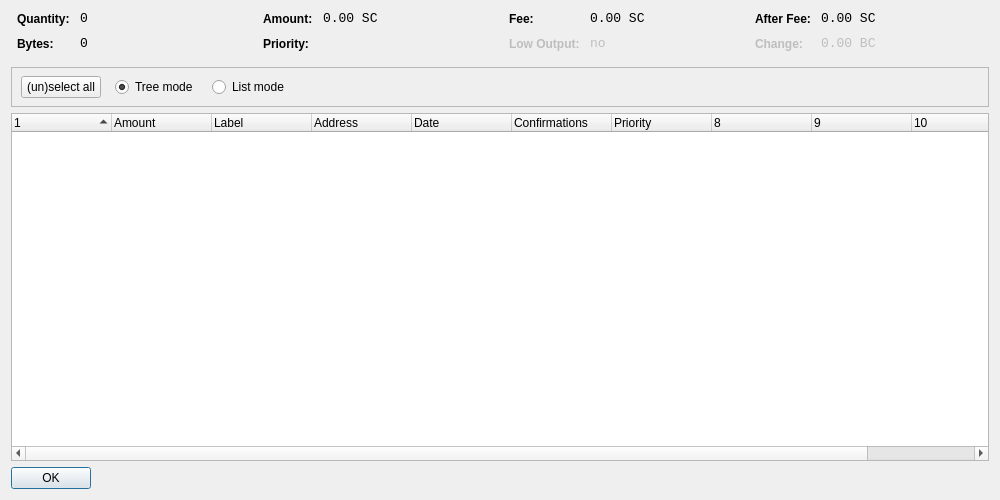
<?xml version="1.0" encoding="UTF-8"?>
<ui version="4.0">
 <class>CoinControlDialog</class>
 <widget class="QDialog" name="CoinControlDialog">
  <property name="geometry">
   <rect>
    <x>0</x>
    <y>0</y>
    <width>1000</width>
    <height>500</height>
   </rect>
  </property>
  <property name="windowTitle">
   <string>Coin Control</string>
  </property>
  <layout class="QVBoxLayout" name="verticalLayout">
   <item>
    <layout class="QHBoxLayout" name="horizontalLayoutTop" stretch="0,0,0,0">
     <property name="topMargin">
      <number>0</number>
     </property>
     <property name="bottomMargin">
      <number>10</number>
     </property>
     <item>
      <layout class="QFormLayout" name="formLayoutCoinControl1">
       <property name="horizontalSpacing">
        <number>10</number>
       </property>
       <property name="verticalSpacing">
        <number>10</number>
       </property>
       <property name="leftMargin">
        <number>6</number>
       </property>
       <property name="rightMargin">
        <number>6</number>
       </property>
       <item row="0" column="0">
        <widget class="QLabel" name="labelCoinControlQuantityText">
         <property name="styleSheet">
          <string notr="true">font-weight:bold;</string>
         </property>
         <property name="text">
          <string>Quantity:</string>
         </property>
        </widget>
       </item>
       <item row="0" column="1">
        <widget class="QLabel" name="labelCoinControlQuantity">
         <property name="font">
          <font>
           <family>Monospace</family>
           <pointsize>10</pointsize>
          </font>
         </property>
         <property name="cursor">
          <cursorShape>IBeamCursor</cursorShape>
         </property>
         <property name="contextMenuPolicy">
          <enum>Qt::ActionsContextMenu</enum>
         </property>
         <property name="text">
          <string notr="true">0</string>
         </property>
         <property name="textInteractionFlags">
          <set>Qt::LinksAccessibleByMouse|Qt::TextSelectableByKeyboard|Qt::TextSelectableByMouse</set>
         </property>
        </widget>
       </item>
       <item row="1" column="0">
        <widget class="QLabel" name="labelCoinControlBytesText">
         <property name="styleSheet">
          <string notr="true">font-weight:bold;</string>
         </property>
         <property name="text">
          <string>Bytes:</string>
         </property>
        </widget>
       </item>
       <item row="1" column="1">
        <widget class="QLabel" name="labelCoinControlBytes">
         <property name="font">
          <font>
           <family>Monospace</family>
           <pointsize>10</pointsize>
          </font>
         </property>
         <property name="cursor">
          <cursorShape>IBeamCursor</cursorShape>
         </property>
         <property name="contextMenuPolicy">
          <enum>Qt::ActionsContextMenu</enum>
         </property>
         <property name="text">
          <string notr="true">0</string>
         </property>
         <property name="textInteractionFlags">
          <set>Qt::LinksAccessibleByMouse|Qt::TextSelectableByKeyboard|Qt::TextSelectableByMouse</set>
         </property>
        </widget>
       </item>
      </layout>
     </item>
     <item>
      <layout class="QFormLayout" name="formLayoutCoinControl2">
       <property name="horizontalSpacing">
        <number>10</number>
       </property>
       <property name="verticalSpacing">
        <number>10</number>
       </property>
       <property name="leftMargin">
        <number>6</number>
       </property>
       <property name="rightMargin">
        <number>6</number>
       </property>
       <item row="0" column="0">
        <widget class="QLabel" name="labelCoinControlAmountText">
         <property name="styleSheet">
          <string notr="true">font-weight:bold;</string>
         </property>
         <property name="text">
          <string>Amount:</string>
         </property>
        </widget>
       </item>
       <item row="0" column="1">
        <widget class="QLabel" name="labelCoinControlAmount">
         <property name="font">
          <font>
           <family>Monospace</family>
           <pointsize>10</pointsize>
          </font>
         </property>
         <property name="cursor">
          <cursorShape>IBeamCursor</cursorShape>
         </property>
         <property name="contextMenuPolicy">
          <enum>Qt::ActionsContextMenu</enum>
         </property>
         <property name="text">
          <string notr="true">0.00 SC</string>
         </property>
         <property name="textInteractionFlags">
          <set>Qt::LinksAccessibleByMouse|Qt::TextSelectableByKeyboard|Qt::TextSelectableByMouse</set>
         </property>
        </widget>
       </item>
       <item row="1" column="0">
        <widget class="QLabel" name="labelCoinControlPriorityText">
         <property name="styleSheet">
          <string notr="true">font-weight:bold;</string>
         </property>
         <property name="text">
          <string>Priority:</string>
         </property>
        </widget>
       </item>
       <item row="1" column="1">
        <widget class="QLabel" name="labelCoinControlPriority">
         <property name="font">
          <font>
           <family>Monospace</family>
           <pointsize>10</pointsize>
          </font>
         </property>
         <property name="cursor">
          <cursorShape>IBeamCursor</cursorShape>
         </property>
         <property name="contextMenuPolicy">
          <enum>Qt::ActionsContextMenu</enum>
         </property>
         <property name="text">
          <string/>
         </property>
         <property name="textInteractionFlags">
          <set>Qt::LinksAccessibleByMouse|Qt::TextSelectableByKeyboard|Qt::TextSelectableByMouse</set>
         </property>
        </widget>
       </item>
      </layout>
     </item>
     <item>
      <layout class="QFormLayout" name="formLayoutCoinControl3">
       <property name="horizontalSpacing">
        <number>10</number>
       </property>
       <property name="verticalSpacing">
        <number>10</number>
       </property>
       <property name="leftMargin">
        <number>6</number>
       </property>
       <property name="rightMargin">
        <number>6</number>
       </property>
       <item row="0" column="0">
        <widget class="QLabel" name="labelCoinControlFeeText">
         <property name="styleSheet">
          <string notr="true">font-weight:bold;</string>
         </property>
         <property name="text">
          <string>Fee:</string>
         </property>
        </widget>
       </item>
       <item row="0" column="1">
        <widget class="QLabel" name="labelCoinControlFee">
         <property name="font">
          <font>
           <family>Monospace</family>
           <pointsize>10</pointsize>
          </font>
         </property>
         <property name="cursor">
          <cursorShape>IBeamCursor</cursorShape>
         </property>
         <property name="contextMenuPolicy">
          <enum>Qt::ActionsContextMenu</enum>
         </property>
         <property name="text">
          <string notr="true">0.00 SC</string>
         </property>
         <property name="textInteractionFlags">
          <set>Qt::LinksAccessibleByMouse|Qt::TextSelectableByKeyboard|Qt::TextSelectableByMouse</set>
         </property>
        </widget>
       </item>
       <item row="1" column="0">
        <widget class="QLabel" name="labelCoinControlLowOutputText">
         <property name="enabled">
          <bool>false</bool>
         </property>
         <property name="styleSheet">
          <string notr="true">font-weight:bold;</string>
         </property>
         <property name="text">
          <string>Low Output:</string>
         </property>
        </widget>
       </item>
       <item row="1" column="1">
        <widget class="QLabel" name="labelCoinControlLowOutput">
         <property name="enabled">
          <bool>false</bool>
         </property>
         <property name="font">
          <font>
           <family>Monospace</family>
           <pointsize>10</pointsize>
          </font>
         </property>
         <property name="cursor">
          <cursorShape>IBeamCursor</cursorShape>
         </property>
         <property name="contextMenuPolicy">
          <enum>Qt::ActionsContextMenu</enum>
         </property>
         <property name="text">
          <string notr="true">no</string>
         </property>
         <property name="textInteractionFlags">
          <set>Qt::LinksAccessibleByMouse|Qt::TextSelectableByKeyboard|Qt::TextSelectableByMouse</set>
         </property>
        </widget>
       </item>
      </layout>
     </item>
     <item>
      <layout class="QFormLayout" name="formLayoutCoinControl4">
       <property name="horizontalSpacing">
        <number>10</number>
       </property>
       <property name="verticalSpacing">
        <number>10</number>
       </property>
       <property name="leftMargin">
        <number>6</number>
       </property>
       <property name="rightMargin">
        <number>6</number>
       </property>
       <item row="0" column="0">
        <widget class="QLabel" name="labelCoinControlAfterFeeText">
         <property name="styleSheet">
          <string notr="true">font-weight:bold;</string>
         </property>
         <property name="text">
          <string>After Fee:</string>
         </property>
        </widget>
       </item>
       <item row="0" column="1">
        <widget class="QLabel" name="labelCoinControlAfterFee">
         <property name="font">
          <font>
           <family>Monospace</family>
           <pointsize>10</pointsize>
          </font>
         </property>
         <property name="cursor">
          <cursorShape>IBeamCursor</cursorShape>
         </property>
         <property name="contextMenuPolicy">
          <enum>Qt::ActionsContextMenu</enum>
         </property>
         <property name="text">
          <string notr="true">0.00 SC</string>
         </property>
         <property name="textInteractionFlags">
          <set>Qt::LinksAccessibleByMouse|Qt::TextSelectableByKeyboard|Qt::TextSelectableByMouse</set>
         </property>
        </widget>
       </item>
       <item row="1" column="0">
        <widget class="QLabel" name="labelCoinControlChangeText">
         <property name="enabled">
          <bool>false</bool>
         </property>
         <property name="styleSheet">
          <string notr="true">font-weight:bold;</string>
         </property>
         <property name="text">
          <string>Change:</string>
         </property>
        </widget>
       </item>
       <item row="1" column="1">
        <widget class="QLabel" name="labelCoinControlChange">
         <property name="enabled">
          <bool>false</bool>
         </property>
         <property name="font">
          <font>
           <family>Monospace</family>
           <pointsize>10</pointsize>
          </font>
         </property>
         <property name="cursor">
          <cursorShape>IBeamCursor</cursorShape>
         </property>
         <property name="contextMenuPolicy">
          <enum>Qt::ActionsContextMenu</enum>
         </property>
         <property name="text">
          <string notr="true">0.00 BC</string>
         </property>
         <property name="textInteractionFlags">
          <set>Qt::LinksAccessibleByMouse|Qt::TextSelectableByKeyboard|Qt::TextSelectableByMouse</set>
         </property>
        </widget>
       </item>
      </layout>
     </item>
    </layout>
   </item>
   <item>
    <widget class="QFrame" name="frame">
     <property name="minimumSize">
      <size>
       <width>0</width>
       <height>40</height>
      </size>
     </property>
     <property name="frameShape">
      <enum>QFrame::StyledPanel</enum>
     </property>
     <property name="frameShadow">
      <enum>QFrame::Sunken</enum>
     </property>
     <widget class="QWidget" name="horizontalLayoutWidget">
      <property name="geometry">
       <rect>
        <x>10</x>
        <y>0</y>
        <width>781</width>
        <height>41</height>
       </rect>
      </property>
      <layout class="QHBoxLayout" name="horizontalLayoutPanel" stretch="0,0,0,0">
       <property name="spacing">
        <number>14</number>
       </property>
       <item>
        <widget class="QPushButton" name="pushButtonSelectAll">
         <property name="sizePolicy">
          <sizepolicy hsizetype="Maximum" vsizetype="Fixed">
           <horstretch>0</horstretch>
           <verstretch>0</verstretch>
          </sizepolicy>
         </property>
         <property name="text">
          <string>(un)select all</string>
         </property>
        </widget>
       </item>
       <item>
        <widget class="QRadioButton" name="radioTreeMode">
         <property name="sizePolicy">
          <sizepolicy hsizetype="Maximum" vsizetype="Fixed">
           <horstretch>0</horstretch>
           <verstretch>0</verstretch>
          </sizepolicy>
         </property>
         <property name="text">
          <string>Tree mode</string>
         </property>
         <property name="checked">
          <bool>true</bool>
         </property>
        </widget>
       </item>
       <item>
        <widget class="QRadioButton" name="radioListMode">
         <property name="sizePolicy">
          <sizepolicy hsizetype="Maximum" vsizetype="Fixed">
           <horstretch>0</horstretch>
           <verstretch>0</verstretch>
          </sizepolicy>
         </property>
         <property name="text">
          <string>List mode</string>
         </property>
        </widget>
       </item>
       <item>
        <spacer name="horizontalSpacer">
         <property name="orientation">
          <enum>Qt::Horizontal</enum>
         </property>
         <property name="sizeHint" stdset="0">
          <size>
           <width>40</width>
           <height>20</height>
          </size>
         </property>
        </spacer>
       </item>
      </layout>
     </widget>
    </widget>
   </item>
   <item>
    <widget class="CoinControlTreeWidget" name="treeWidget">
     <property name="contextMenuPolicy">
      <enum>Qt::CustomContextMenu</enum>
     </property>
     <property name="sortingEnabled">
      <bool>false</bool>
     </property>
     <property name="columnCount">
      <number>11</number>
     </property>
     <attribute name="headerShowSortIndicator" stdset="0">
      <bool>true</bool>
     </attribute>
     <attribute name="headerStretchLastSection">
      <bool>false</bool>
     </attribute>
     <column>
      <property name="text">
       <string/>
      </property>
     </column>
     <column>
      <property name="text">
       <string>Amount</string>
      </property>
     </column>
     <column>
      <property name="text">
       <string>Label</string>
      </property>
     </column>
     <column>
      <property name="text">
       <string>Address</string>
      </property>
     </column>
     <column>
      <property name="text">
       <string>Date</string>
      </property>
     </column>
     <column>
      <property name="text">
       <string>Confirmations</string>
      </property>
      <property name="toolTip">
       <string>Confirmed</string>
      </property>
     </column>
     <column>
      <property name="text">
       <string>Priority</string>
      </property>
     </column>
     <column>
      <property name="text">
       <string/>
      </property>
     </column>
     <column>
      <property name="text">
       <string/>
      </property>
     </column>
     <column>
      <property name="text">
       <string/>
      </property>
     </column>
     <column>
      <property name="text">
       <string/>
      </property>
     </column>
    </widget>
   </item>
   <item>
    <widget class="QDialogButtonBox" name="buttonBox">
     <property name="sizePolicy">
      <sizepolicy hsizetype="Maximum" vsizetype="Fixed">
       <horstretch>0</horstretch>
       <verstretch>0</verstretch>
      </sizepolicy>
     </property>
     <property name="orientation">
      <enum>Qt::Horizontal</enum>
     </property>
     <property name="standardButtons">
      <set>QDialogButtonBox::Ok</set>
     </property>
    </widget>
   </item>
  </layout>
 </widget>
 <customwidgets>
  <customwidget>
   <class>CoinControlTreeWidget</class>
   <extends>QTreeWidget</extends>
   <header>coincontroltreewidget.h</header>
  </customwidget>
 </customwidgets>
 <resources/>
 <connections/>
</ui>
